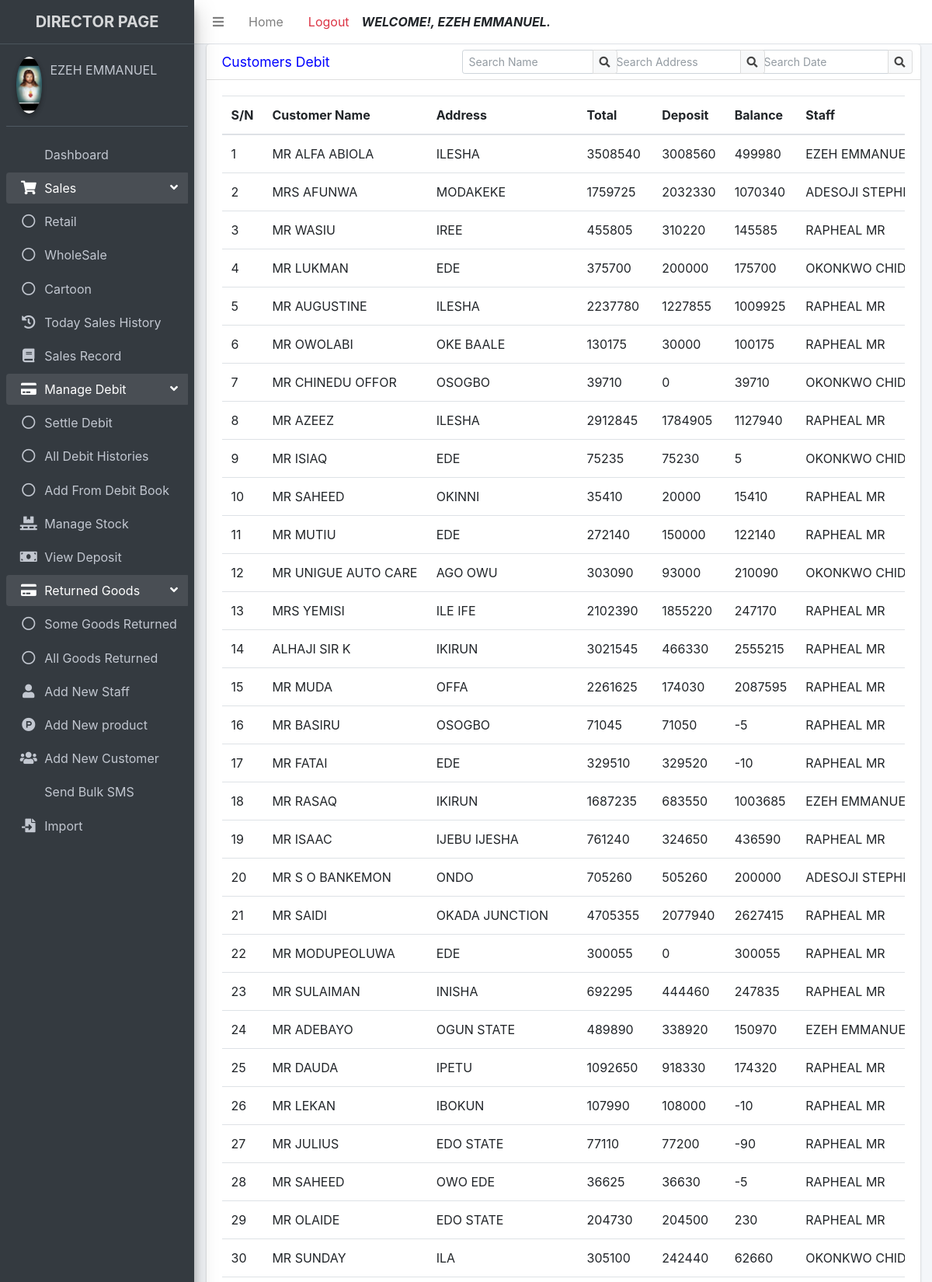
Page /director/settle_debit.php (signed in, upper part) on the committed database.
### tables this page shows
CREATE TABLE `registered` (
  `id` int(11) NOT NULL AUTO_INCREMENT,
  `firstname` varchar(255) NOT NULL,
  `lastname` varchar(255) NOT NULL,
  `username` varchar(255) NOT NULL,
  `password` varchar(255) NOT NULL,
  `role` varchar(10) NOT NULL,
  `passport` varchar(255) NOT NULL,
  `status` varchar(10) NOT NULL,
  `date_registered` timestamp NOT NULL DEFAULT current_timestamp(),
  PRIMARY KEY (`id`)
);

CREATE TABLE `debit` (
  `id` int(11) NOT NULL AUTO_INCREMENT,
  `customer_name` varchar(255) NOT NULL,
  `address` varchar(255) NOT NULL,
  `total` int(10) NOT NULL,
  `deposit` int(10) NOT NULL,
  `balance` int(10) NOT NULL,
  `staff_name` varchar(255) NOT NULL,
  `date` varchar(255) NOT NULL,
  PRIMARY KEY (`id`)
);

### director/settle_debit.php (the view, shortened to what this page needs)
<?php
include "includes/header.php";
include "includes/navbar.php";
include "includes/sidebar.php";
?>
<section class="content">
    <div class="container-fluid">
        <div class="row">
            <div class="col-md-12">
                <div class="card">
                    <div class="card-header">
                        <h3 class="card-title">Customers Debit</h3>
                        <div class="card-tools">
                            <div class="input-group input-group-sm" style="width: 200px;">
                                <input type="search" name="search" class="form-control float-right" id="date" onkeyup="availableDate(this.value,getElementById('address').value,getElementById('name').value)" placeholder="Search Date">
                                <div class="input-group-append">
                                    <button type="submit" class="btn btn-default">
                                        <i class="fas fa-search"></i>
                                    </button>
                                </div>
                            </div>
                        </div>
                        <div class="card-tools">
                            <div class="input-group input-group-sm" style="width: 200px;">
                                <input type="search" name="search" class="form-control float-right" id="address" onkeyup="availableAddress(this.value,getElementById('name').value)" placeholder="Search Address">
                                <div class="input-group-append">
                                    <button type="submit" class="btn btn-default">
                                        <i class="fas fa-search"></i>
                                    </button>
                                </div>
                            </div>
                        </div>
                        <div class="card-tools">
                            <div class="input-group input-group-sm" style="width: 200px;">
                                <input type="search" name="search" class="form-control float-right" id="name" onkeyup="availableName(this.value)" placeholder="Search Name">
                                <div class="input-group-append">
                                    <button type="submit" class="btn btn-default">
                                        <i class="fas fa-search"></i>
                                    </button>
                                </div>
                            </div>
                        </div>
                    </div>
                    <div class="card-body">
                        <div class=" table-responsive p-0 fixTableHead">
                            <table class="table table-hover text-nowrap">
                                <thead>
                                    <tr class='sticky'>
                                        <th>S/N</th>
                                        <th>Customer Name</th>
                                        <th>Address</th>
                                        <th>Total</th>
                                        <th>Deposit</th>
                                        <th>Balance</th>
                                        <th>Staff</th>
                                    </tr>
                                </thead>
                                <tbody id="table">
                                    <?php
                                    $id = 0;
                                    $select = $mod->showDebit();
                                    while ($row = mysqli_fetch_array($select)) { ?>
                                        <capital>
                                            <tr>
                                                <td style="text-transform:uppercase">
                                                    <?php echo ++$id ?>
                                                </td>
                                                <td style="text-transform:uppercase">
                                                    <?php echo $row['customer_name'] ?>
                                                </td>
                                                <td style="text-transform:uppercase">
                                                    <?php echo $row['address'] ?>
                                                </td>
                                                <td style="text-transform:uppercase">
                                                    <?php echo $row['total'] ?>
                                                </td>
                                                <td style="text-transform:uppercase">
                                                    <?php echo $row['deposit'] ?>
                                                </td>
                                                <td style="text-transform:uppercase">
                                                    <?php echo $row['balance'] ?>
                                                </td>
                                                <td style="text-transform:uppercase">
                                                    <?php echo $row['staff_name'] ?>
                                                </td>
                                            </tr>
                                        </capital>
                                    <?php }
                                    ?>
                                </tbody>
                            </table>
                        </div>
                    </div>
                </div>
            </div>
        </div>
    </div>
</section>
<?php
include "includes/footer.php";
?>

### director/includes/sidebar.php (shortened to what this page needs)
<aside class="main-sidebar sidebar-dark-primary elevation-4">
  <a href="#" class="brand-link text-center">
    <span class="brand-text font-weight-bold">DIRECTOR PAGE</span>
  </a>
  <div class="sidebar">
    <div class="user-panel mt-3 pb-3 mb-3 d-flex">
      <div class="image">
        <img src="<?php $mod = new Model; $mod->displayPassport();?>" class="img-circle elevation-2">
      </div>
      <div class="info">
        <a href="#" class="d-block"><?php echo $_SESSION["directorfullname"]?></a>
      </div>
    </div>
    <nav class="mt-2">
      <ul class="nav nav-pills nav-sidebar flex-column" data-widget="treeview" role="menu" data-accordion="false">
        <li class="nav-item">
          <a href="dashboard.php" class="nav-link <?php if ($_SERVER['PHP_SELF'] == '/emma_auto_investment/director/dashboard.php'){ echo "active"; } ?> ">
             <p>
                Dashboard
            </p>
         </a>
       </li>
       <li class="nav-item has-treeview menu-open">
          <a href="#" class="nav-link <?php if (($_SERVER['PHP_SELF'] == '/emma_auto_investment/director/retail.php') OR ($_SERVER['PHP_SELF'] == '/emma_auto_investment/director/wholesale.php') OR ($_SERVER['PHP_SELF'] == '/emma_auto_investment/director/carton.php')){ echo "active"; } ?>">
            <i class="nav-icon fas fa-shopping-cart"></i>
            <p>
              Sales
              <i class="right fas fa-angle-left"></i>
            </p>
          </a>
          <ul class="nav nav-treeview">
            <li class="nav-item">
              <a href="retail.php" class="nav-link  <?php if ($_SERVER['PHP_SELF'] == '/emma_auto_investment/director/retail.php'){ echo "active"; } ?>">
                <i class="far fa-circle nav-icon"></i>
                <p>Retail</p>
              </a>
            </li>
            <li class="nav-item">
              <a href="wholesales.php" class="nav-link  <?php if ($_SERVER['PHP_SELF'] == '/emma_auto_investment/director/wholesales.php'){ echo "active"; } ?>">
                <i class="far fa-circle nav-icon"></i>
                <p>WholeSale</p>
              </a>
            </li>
            <li class="nav-item">
              <a href="cartoon.php" class="nav-link  <?php if ($_SERVER['PHP_SELF'] == '/emma_auto_investment/director/cartoon.php'){ echo "active"; } ?>">
                <i class="far fa-circle nav-icon"></i>
                <p>Cartoon</p>
              </a>
            </li>
          </ul>
        </li>
       <li class="nav-item">
          <a href="sales_history.php" class="nav-link <?php if ($_SERVER['PHP_SELF'] == '/emma_auto_investment/director/sales_history.php'){ echo "active"; } ?>">
            <i class="nav-icon fa fa-history"></i>
             <p>
               Today Sales History
            </p>
         </a>
     </li>
     <li class="nav-item">
          <a href="search_record.php" class="nav-link <?php if ($_SERVER['PHP_SELF'] == '/emma_auto_investment/director/search_record.php'){ echo "active"; } ?>">
            <i class="nav-icon fa fa-book"></i>
             <p>
                Sales Record
            </p>
         </a>
     </li>
     <li class="nav-item has-treeview menu-open">
          <a href="#" class="nav-link <?php if (($_SERVER['PHP_SELF'] == '/emma_auto_investment/director/settle_debit.php') OR ($_SERVER['PHP_SELF'] == '/emma_auto_investment/director/debit_history.php') OR ($_SERVER['PHP_SELF'] == '/emma_auto_investment/director/debit_book.php')){ echo "active"; } ?>">
            <i class="nav-icon fa fa-credit-card"></i>
            <p>
              Manage Debit
              <i class="right fas fa-angle-left"></i>
            </p>
          </a>
          <ul class="nav nav-treeview">
            <li class="nav-item">
              <a href="settle_debit.php" class="nav-link  <?php if ($_SERVER['PHP_SELF'] == '/emma_auto_investment/director/settle_debit.php'){ echo "active"; } ?>">
                <i class="far fa-circle nav-icon"></i>
                <p>Settle Debit</p>
              </a>
            </li>
            <li class="nav-item">
              <a href="debit_history.php" class="nav-link  <?php if ($_SERVER['PHP_SELF'] == '/emma_auto_investment/director/debit_history.php'){ echo "active"; } ?>">
                <i class="far fa-circle nav-icon"></i>
                <p>All Debit Histories</p>
              </a>
            </li>
            <li class="nav-item">
              <a href="debit_book.php" class="nav-link  <?php if ($_SERVER['PHP_SELF'] == '/emma_auto_investment/director/debit_book.php'){ echo "active"; } ?>">
                <i class="far fa-circle nav-icon"></i>
                <p>Add From Debit Book</p>
              </a>
            </li>
          </ul>
        </li>
       <li class="nav-item">
          <a href="stock.php" class="nav-link <?php if ($_SERVER['PHP_SELF'] == '/emma_auto_investment/director/stock.php'){ echo "active"; } ?>">
            <i class="nav-icon fa fa-pallet"></i>
             <p>
                Manage Stock
            </p>
         </a>
       </li>
       <li class="nav-item">
          <a href="show_deposit.php" class="nav-link <?php if ($_SERVER['PHP_SELF'] == '/emma_auto_investment/director/show_deposit.php'){ echo "active"; } ?>">
            <i class="nav-icon fa fa-money-bill"></i>
             <p>
                View Deposit
            </p>
         </a>
       </li>
       <li class="nav-item has-treeview menu-open">
          <a href="#" class="nav-link <?php if (($_SERVER['PHP_SELF'] == '/emma_auto_investment/director/return_goods.php') OR ($_SERVER['PHP_SELF'] == '/emma_auto_investment/director/return_each_goods.php')){ echo "active"; } ?>">
            <i class="nav-icon fa fa-credit-card"></i>
            <p>
            Returned Goods
              <i class="right fas fa-angle-left"></i>
            </p>
          </a>
          <ul class="nav nav-treeview">
          <li class="nav-item">
              <a href="return_each_goods.php" class="nav-link  <?php if ($_SERVER['PHP_SELF'] == '/emma_auto_investment/director/return_each_goods.php'){ echo "active"; } ?>">
                <i class="far fa-circle nav-icon"></i>
                <p>Some Goods Returned</p>
              </a>
            </li>
            <li class="nav-item">
              <a href="return_goods.php" class="nav-link  <?php if ($_SERVER['PHP_SELF'] == '/emma_auto_investment/director/return_goods.php'){ echo "active"; } ?>">
                <i class="far fa-circle nav-icon"></i>
                <p>All Goods Returned</p>
              </a>
            </li>
          </ul>
        </li>
        <li class="nav-item">
          <a href="add_new_user.php" class="nav-link <?php if ($_SERVER['PHP_SELF'] == '/emma_auto_investment/director/add_new_user.php'){ echo "active"; } ?>">
            <i class="nav-icon fas fa-user"></i>
             <p>
             Add New Staff
            </p>
         </a>
       </li>
       <li class="nav-item">
          <a href="add_new_product.php" class="nav-link  <?php if ($_SERVER['PHP_SELF'] == '/emma_auto_investment/director/add_new_product.php'){ echo "active"; } ?>">
            <i class="nav-icon fab fa-product-hunt"></i>
             <p>
               Add New product
            </p>
         </a>
       </li>
       <li class="nav-item">
          <a href="add_new_customer.php" class="nav-link <?php if ($_SERVER['PHP_SELF'] == '/emma_auto_investment/director/add_new_customer.php'){ echo "active"; } ?>">
            <i class="nav-icon fas fa-users"></i>
             <p>
             Add New Customer
            </p>
         </a>
       </li>
       <li class="nav-item">
          <a href="bulk_sms.php" class="nav-link <?php if ($_SERVER['PHP_SELF'] == '/emma_auto_investment/director/bulk_sms.php'){ echo "active"; } ?>">
             <p>
             Send Bulk SMS
            </p>
         </a>
       </li>
        <li class="nav-item">
          <a href="import.php" class="nav-link <?php if ($_SERVER['PHP_SELF'] == '/emma_auto_investment/director/import.php'){ echo "active"; } ?>">
            <i class="nav-icon fa fa-file-import"></i>
             <p>
                Import
            </p>
         </a>
       </li>
      </ul>
    </nav>
  </div>
</aside>
<div class="content-wrapper">

### director/includes/header.php (style rules this page uses)
h3 { color:blue; font-weight:bolder; }
.sticky { position: sticky; top: 0px; }
.fixTableHead { height: 75vh; }
.fixTableHead thead th { position: sticky; top: 0; background-color:white; }

### rows in the picture
registered: passport (picture)
debit: customer_name "MR ALFA ABIOLA", address "ILESHA", total "3508540", deposit "3008560", balance "499980", staff_name "EZEH…"
debit: customer_name "MRS AFUNWA", address "MODAKEKE", total "1759725", deposit "2032330", balance "1070340", staff_name "ADESOJI…"
debit: customer_name "MR WASIU", address "IREE", total "455805", deposit "310220", balance "145585", staff_name "RAPHEAL MR"
debit: customer_name "MR LUKMAN", address "EDE", total "375700", deposit "200000", balance "175700", staff_name "OKONKWO…"
debit: customer_name "MR AUGUSTINE", address "ILESHA", total "2237780", deposit "1227855", balance "1009925", staff_name "RAPHEAL MR"
debit: customer_name "MR OWOLABI", address "OKE BAALE", total "130175", deposit "30000", balance "100175", staff_name "RAPHEAL MR"
debit: customer_name "MR CHINEDU OFFOR", address "OSOGBO", total "39710", deposit "0", balance "39710", staff_name "OKONKWO…"
debit: customer_name "MR AZEEZ", address "ILESHA", total "2912845", deposit "1784905", balance "1127940", staff_name "RAPHEAL MR"
debit: customer_name "MR ISIAQ", address "EDE", total "75235", deposit "75230", balance "5", staff_name "OKONKWO…"
debit: customer_name "MR SAHEED", address "OKINNI", total "35410", deposit "20000", balance "15410", staff_name "RAPHEAL MR"
debit: customer_name "MR MUTIU", address "EDE", total "272140", deposit "150000", balance "122140", staff_name "RAPHEAL MR"
debit: customer_name "MR UNIGUE AUTO CARE", address "AGO OWU", total "303090", deposit "93000", balance "210090", staff_name "OKONKWO…"
debit: customer_name "MRS YEMISI", address "ILE IFE", total "2102390", deposit "1855220", balance "247170", staff_name "RAPHEAL MR"
debit: customer_name "ALHAJI SIR K", address "IKIRUN", total "3021545", deposit "466330", balance "2555215", staff_name "RAPHEAL MR"
debit: customer_name "MR MUDA", address "OFFA", total "2261625", deposit "174030", balance "2087595", staff_name "RAPHEAL MR"
debit: customer_name "MR BASIRU", address "OSOGBO", total "71045", deposit "71050", balance "-5", staff_name "RAPHEAL MR"
debit: customer_name "MR FATAI", address "EDE", total "329510", deposit "329520", balance "-10", staff_name "RAPHEAL MR"
debit: customer_name "MR RASAQ", address "IKIRUN", total "1687235", deposit "683550", balance "1003685", staff_name "EZEH…"
debit: customer_name "MR ISAAC", address "IJEBU IJESHA", total "761240", deposit "324650", balance "436590", staff_name "RAPHEAL MR"
debit: customer_name "MR S O BANKEMON", address "ONDO", total "705260", deposit "505260", balance "200000", staff_name "ADESOJI…"
debit: customer_name "MR SAIDI", address "OKADA JUNCTION", total "4705355", deposit "2077940", balance "2627415", staff_name "RAPHEAL MR"
debit: customer_name "MR MODUPEOLUWA", address "EDE", total "300055", deposit "0", balance "300055", staff_name "RAPHEAL MR"
debit: customer_name "MR SULAIMAN", address "INISHA", total "692295", deposit "444460", balance "247835", staff_name "RAPHEAL MR"
debit: customer_name "MR ADEBAYO", address "OGUN STATE", total "489890", deposit "338920", balance "150970", staff_name "EZEH…"
debit: customer_name "MR DAUDA", address "IPETU", total "1092650", deposit "918330", balance "174320", staff_name "RAPHEAL MR"
debit: customer_name "MR LEKAN", address "IBOKUN", total "107990", deposit "108000", balance "-10", staff_name "RAPHEAL MR"
debit: customer_name "MR JULIUS", address "EDO STATE", total "77110", deposit "77200", balance "-90", staff_name "RAPHEAL MR"
debit: customer_name "MR SAHEED", address "OWO EDE", total "36625", deposit "36630", balance "-5", staff_name "RAPHEAL MR"
debit: customer_name "MR OLAIDE", address "EDO STATE", total "204730", deposit "204500", balance "230", staff_name "RAPHEAL MR"
debit: customer_name "MR SUNDAY", address "ILA", total "305100", deposit "242440", balance "62660", staff_name "OKONKWO…"

### other values in the picture
$_SESSION["directorfullname"] "EZEH EMMANUEL"
